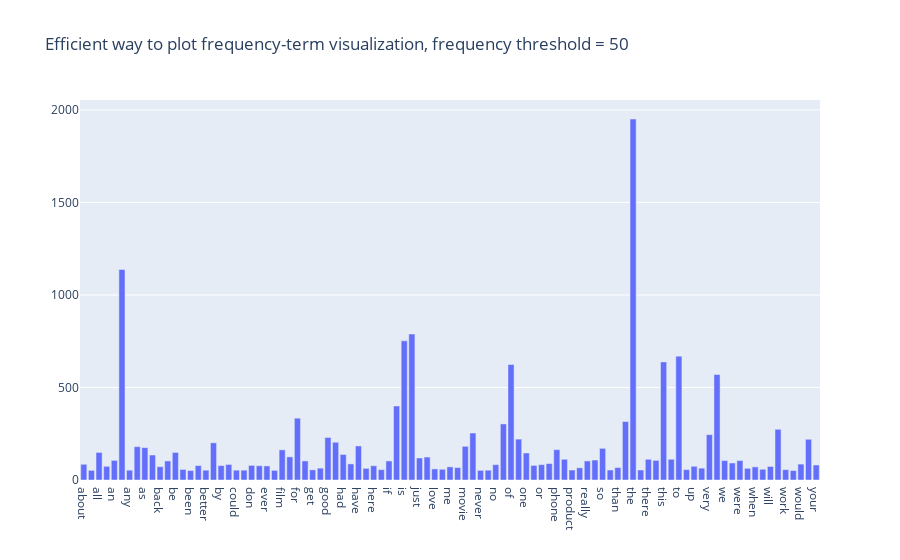

The code cell stored with this chart in its notebook:
### Code cell
df = pd.DataFrame({'term': count_vect.get_feature_names(),'frequency': term_frequencies})
df_reduced = df.query('frequency > 50')
fig = go.Figure([go.Bar(x=df_reduced['term'], y=df_reduced['frequency'])])
# need to set x-axis type to be 'category' or can't show bar
fig.layout.xaxis.type = 'category'
fig.layout.title.text = 'Efficient way to plot frequency-term visualization, frequency threshold = 50' 
fig.show()

### Figure 1 — Plotly figure (JSON) as saved in the notebook; plotly's stock layout.template omitted (floating-point values rounded to 4 significant figures)
{"data": [{"type": "bar", "x": ["about", "after", "all", "also", "an", "and", "any", "are", "as", "at", "back", "bad", "be", "because", "been", "best", "better", "but", "by", "can", "could", "do", "don", "even", "ever", "excellent", "film", "food", "for", "from", "get", "go", "good", "great", "had", "has", "have", "he", "here", "how", "if", "in", "is", "it", "just", "like", "love", "made", "me", "more", "movie", "my", "never", "nice", "no", "not", "of", "on", "one", "only", "or", "out", "phone", "place", "product", "quality", "really", "service", "so", "some", "than", "that", "the", "their", "there", "they", "this", "time", "to", "too", "up", "ve", "very", "was", "we", "well", "were", "what", "when", "which", "will", "with", "work", "works", "would", "you", "your"], "y": [85, 52, 149, 74, 106, 1138, 53, 180, 175, 135, 72, 103, 149, 57, 51, 78, 53, 201, 78, 84, 53, 53, 79, 77, 76, 52, 163, 125, 334, 103, 55, 64, 230, 204, 138, 87, 184, 63, 77, 56, 103, 400, 752, 789, 119, 124, 60, 58, 71, 67, 182, 254, 52, 53, 83, 303, 624, 221, 146, 79, 83, 89, 164, 112, 54, 66, 103, 108, 171, 54, 67, 316, 1951, 54, 112, 106, 638, 112, 669, 56, 74, 64, 245, 570, 105, 92, 105, 63, 71, 58, 73, 274, 56, 51, 86, 220, 81]}], "layout": {"title": {"text": "Efficient way to plot frequency-term visualization, frequency threshold = 50"}, "xaxis": {"type": "category"}}}
